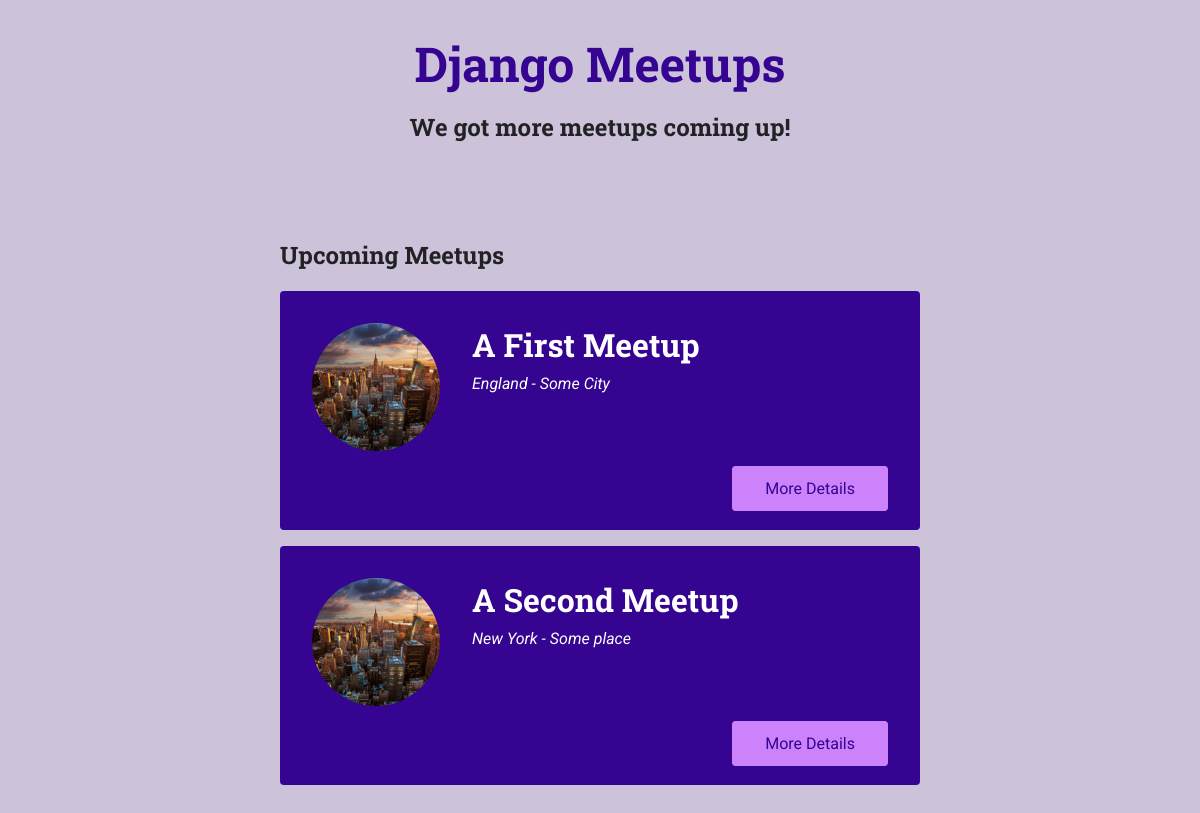
The app's page /meetups/ with its own data.
### meetups/models.py (models this page shows, shortened)
class Meetup(models.Model):
    title = models.CharField(max_length=200)
    organizer_email = models.EmailField()
    date = models.DateField()
    slug = models.SlugField(unique=True)
    description = models.TextField()
    image = models.ImageField(upload_to = 'images')
    Location = models.ForeignKey(Location, on_delete=models.CASCADE)
    Participants = models.ManyToManyField(Participant, blank=True, null=True)

class Location(models.Model):
   name = models.CharField(max_length=200)
   address = models.CharField(max_length=300)
   def __str__(self):
      return f'{self.name} - {self.address}'

### meetups/views.py (the view)
# urls.py: path('', views.index, name='all-meetups'), # our-domain.com/meetups
def index(request):
    meetups = Meetup.objects.all()
    return render(request, 'meetups/index.html',
                  {'meetups' : meetups
                   })

### meetups/templates/meetups/index.html (shortened to what this page needs)
{% extends 'meetups/base/base.html' %}
{% load static %}
{% block site_css%}
<link rel="stylesheet" href="{% static 'meetups/styles/all-meetups.css' %}">
{% endblock %}
{% block main_heading%}
<h1>We got more meetups coming up!</h1>
{% endblock%}
{% block body%}
<section>
    <h2>Upcoming Meetups</h2>
    <ol>
        {% for meetup_item in meetups %}
        {% include 'meetups/includes/meetup-item.html' with title=meetup_item.title image=meetup_item.image.url location=meetup_item.Location slug=meetup_item.slug %}
        {% endfor %}
    </ol>
</section>
{% endblock%}

### meetups/templates/meetups/includes/meetup-item.html
<li class="meetup-item">
    <article>
        <div class="meetup-summary">
            <div class="meetup-image">
                <img src="{{ image }}" alt="{{ title }}">
            </div>
            <div class="meetup-details">
                <h3>{{title}}</h3>
                <address>{{location}}</address>
            </div>
        </div>
        <div class="meetup-actions">
            <a href="{% url 'meetup-detail' slug %}" class="btn">More Details</a>
        </div>
    </article>
</li>

### meetups/static/meetups/styles/base.css (style rules this page uses)
* { box-sizing: border-box; }
body { font-family: 'Roboto', sans-serif; margin: 0; background-color: #ccc3db; color: #3e3e41; }
h1, h2, h3 { font-family: 'Roboto Slab', sans-serif; color: #222224; }
button, .btn { cursor: pointer; font: inherit; padding: 0.5rem 1.5rem; background-color: #350490; border: 1px solid #350490; color: white; border-radius: 4px; text-decoration: none; }
#main-header h1 { font-size: 1.5rem; }

### meetups/static/meetups/styles/all-meetups.css (style rules this page uses)
section { max-width: 40rem; margin: 3rem auto; }
ol { list-style: none; margin: 0; padding: 0; }
.meetup-item { margin: 1rem 0; background-color: #350490; padding: 2rem; color: white; border-radius: 4px; }
.meetup-summary { display: flex; align-items: flex-start; }
.meetup-image { margin-right: 2rem; }
.meetup-image img { width: 8rem; height: 8rem; object-fit: cover; border-radius: 50%; }
.meetup-details h3 { color: inherit; margin-top: 0; margin-bottom: 0.5rem; font-size: 2rem; }
.meetup-details address { font-style: italic; }
.meetup-actions { margin-top: 1.5rem; text-align: right; }
.meetup-actions .btn { background-color: #cb82fb; border-color: #cb82fb; color: #350490; padding: 0.75rem 2rem; }

### records on screen
Meetup: title "A First Meetup"
Location: name+address "England - Some City"
Meetup: title "A Second Meetup"
Location: name+address "New York - Some place"
